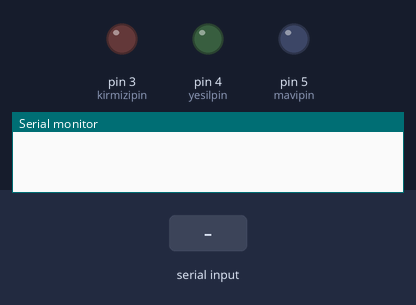
A sketch run on a simulated Arduino Uno, built with avr-gcc and run on an emulated ATmega328P. Parts: output pins drawn as LEDs (lit = HIGH), the last lines printed to the serial monitor. The test bench sets the inputs (shaded band).

Above: at 1.2 s.
1.3 s: "mavi" received over Serial
At 2.5 s:
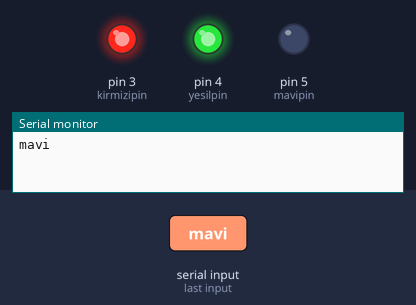
2.8 s: "kirmizi" received over Serial
At 4.0 s:
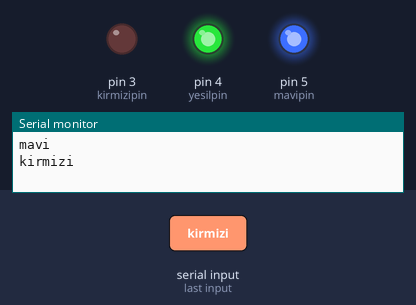
4.3 s: "yesil" received over Serial
At 5.1 s:
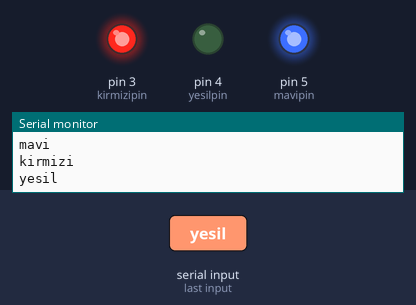
5.8 s: "pembe" received over Serial
At 6.2 s:
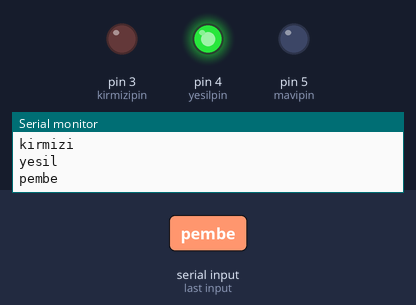
7.3 s: "mor" received over Serial
At 8.4 s:
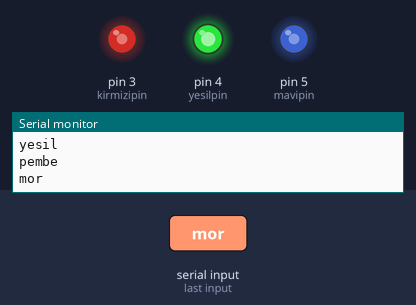
8.8 s: "sari" received over Serial
At 9.6 s:
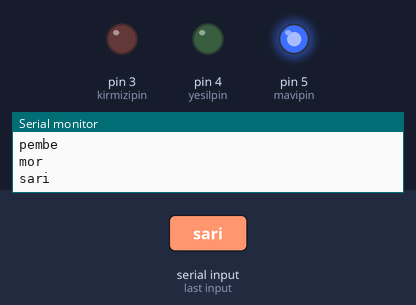
Timing chart, 0 to 11.3 s (numbered marks = the images above; inputs shaded):
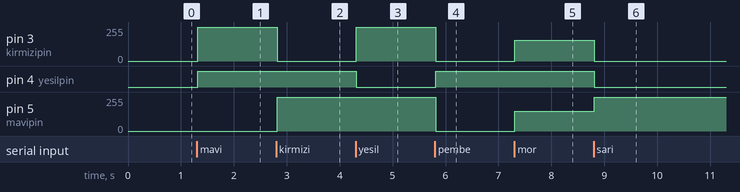

The sketch:

code.ino
```cpp
const int kirmizipin = 3;
const int yesilpin = 4;
const int mavipin = 5;
String readString;

void setup() {
  Serial.begin(9600);
  pinMode(kirmizipin, OUTPUT);
  pinMode(mavipin, OUTPUT);
  pinMode(yesilpin, OUTPUT);
}

void loop() {
  while (Serial.available()) {
    delay(3);
    char c = Serial.read();
    readString += c;
  }
  if (readString.length() >0) {
    Serial.println(readString);

    if (readString == "mavi")
    {
      analogWrite(mavipin, 0);
      analogWrite(kirmizipin, 255);
      analogWrite(yesilpin, 255);
    }
        if (readString == "kirmizi")
    {
      analogWrite(mavipin, 255);
      analogWrite(kirmizipin, 0);
      analogWrite(yesilpin, 255);
    }
        if (readString == "yesil")
    {
      analogWrite(mavipin, 255);
      analogWrite(kirmizipin, 255);
      analogWrite(yesilpin, 0);
    }
        if (readString == "beyaz")
    {
      analogWrite(mavipin, 0);
      analogWrite(kirmizipin, 0);
      analogWrite(yesilpin, 0);
    }
        if (readString == "pembe")
    {
      analogWrite(mavipin, 0);
      analogWrite(kirmizipin, 0);
      analogWrite(yesilpin, 175);
    }
        if (readString == "mor")
    {
      analogWrite(mavipin, 150);
      analogWrite(kirmizipin, 155);
      analogWrite(yesilpin, 255);
    }
        if (readString == "sari")
    {
      analogWrite(mavipin, 255);
      analogWrite(kirmizipin, 0);
      analogWrite(yesilpin, 0);
    }
        if (readString == "turuncu")
    {
      analogWrite(mavipin, 255);
      analogWrite(kirmizipin, 0);
      analogWrite(yesilpin, 150);
    }
            if (readString == "turkuvaz")
    {
      analogWrite(mavipin, 0);
      analogWrite(kirmizipin, 255);
      analogWrite(yesilpin, 0);
    }
    readString="";
  }
}
```

Measured:
- after the input at 1.3 s, pin 3 (kirmizipin): 0/255 → 255/255 at once; pin 4 (yesilpin): LOW → HIGH at once
- after the input at 2.8 s, pin 3 (kirmizipin): 255/255 → 0/255 at once; pin 5 (mavipin): 0/255 → 255/255 at once
- after the input at 4.3 s, pin 3 (kirmizipin): 0/255 → 255/255 at once; pin 4 (yesilpin): HIGH → LOW at once
- after the input at 5.8 s, pin 3 (kirmizipin), pin 5 (mavipin): 255/255 → 0/255 at once; pin 4 (yesilpin): LOW → HIGH at once
- after the input at 7.3 s, pin 3 (kirmizipin): 0/255 → 155/255 at once; pin 5 (mavipin): 0/255 → 150/255 at once
- after the input at 8.8 s, pin 3 (kirmizipin): 155/255 → 0/255 at once; pin 4 (yesilpin): HIGH → LOW at once; pin 5 (mavipin): 150/255 → 255/255 at once
